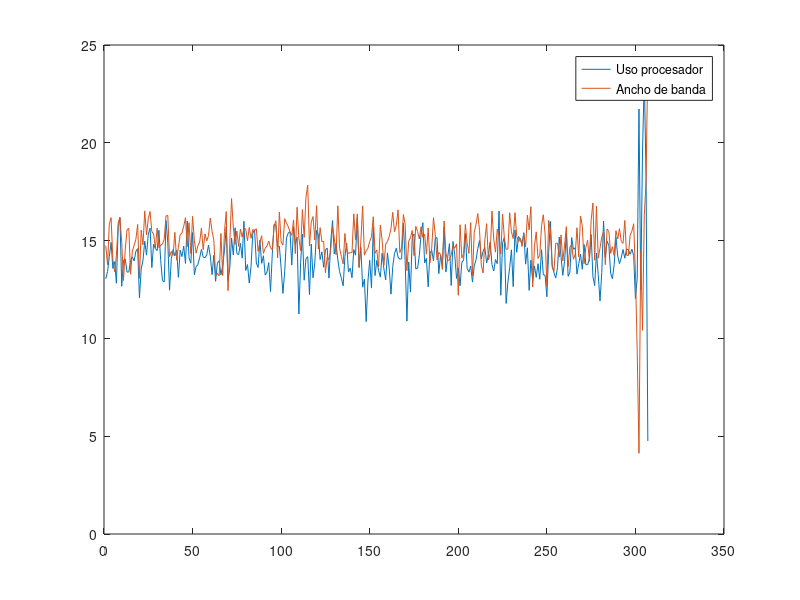

MATLAB code to generate this figure:
# Punto 4 - Parte B
warning('off','all');

# X = matriz(uso de procesador, consumo de ancho de banda) de un servidor internet
load("Xfile.mat");
[nrows,ncols] = size(X);
xaxis = 1:1:nrows;
plot(xaxis, X(:,1), xaxis, X(:,2)); #plot columns
legend("Uso procesador", "Ancho de banda");
#print("./Documents/GitHub/spc/4.jpg", "-djpg");


# Mean and Covariance Matrices
mu = zeros(ncols, 1);
mu = 1/nrows*sum(X,1)';
printf("Matriz de promedios: \n");
disp(mu);

sigma = cov(X,1);
printf("Matriz de covarianza: \n");
disp(sigma);

correl = corr(X);
printf("Matriz de correlacion: \n");
disp(correl);
printf("\n");


# Anomaly if p(x) < epsilon
epsilon = 8.990853*(10^(-5));

function res = probabilidad (vals, mu, sigma, ncols)
  p = (vals-mu)'*sigma^-1*(vals-mu)/-2;
  res = e^p/( (2*pi)^(ncols/2)*sqrt(det(sigma)) );
endfunction

# Muestra (19,10)
vals = [19, 10]';
printf("Muestra = (19,10)\n");
prob = probabilidad(vals,mu,sigma,ncols);
printf("Probabilidad (19,10) =");
disp(prob);
if (prob < epsilon)
  printf("La muestra (19,10) es anomala.\n\n");
else
  printf("La muestra (19,10) es normal.\n\n");
endif

# Muestra (17,12)
vals = [17,12]';
printf("Muestra = (17,12)\n");
prob = probabilidad(vals,mu,sigma,ncols);
printf("Probabilidad(17,12) =");
disp(prob);
if (prob < epsilon)
  printf("La muestra (17,12) es anomala.\n\n");
else
  printf("La muestra (17,12) es normal.\n\n");
endif
